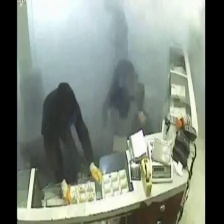
#> input picture img_331.jpg, 224 x 224 px
$ python -i fall.py   (imports and definitions only)
#> lines starting #> are read from the running program, lines starting #| are printed output that depends on the picture; after the words box and inside, x2 and y2 are one past the last pixel; in counts of white or black regions, pixels touching at a corner belong together
# Imports the Google Cloud client library and streaming libraries
import io
import os
import cv2
import math
import time

import imutils
from imutils.object_detection import non_max_suppression
from imutils import paths

import tkinter as tk
from tkinter import filedialog
from tkinter import messagebox
from tkinter import *

from google.cloud import vision
from google.cloud.vision import types

import numpy as np
import tensorflow as tf

fgbg = cv2.createBackgroundSubtractorMOG2()
j = 0

# Opencv pre-trained SVM with HOG people features

# HOGCV = cv2.HOGDescriptor()
# HOGCV.setSVMDetector(cv2.HOGDescriptor_getDefaultPeopleDetector())

HOGCV = cv2.HOGDescriptor()
# [1 line not run here, left out]

class Alarms :
    def Fire():
        print('ALERT ! There is a fire in the kitchen. Please Check it out. ')
    def Fall():
        print('ALERT ! The person has fallen. Please check it out. ')
    def Object():
        print('ALERT ! There is something unsual on the floor, watch your step . ')

#detecting fall
def fall_detector(frame):

    gray = cv2.cvtColor(frame, cv2.COLOR_BGR2GRAY)
    fgmask = fgbg.apply(gray)

    #Find contours
    contours,_  = cv2.findContours(fgmask, cv2.RETR_TREE, cv2.CHAIN_APPROX_SIMPLE)

    if contours:
        areas = []

        for contour in contours:
            ar = cv2.contourArea(contour)
            areas.append(ar)

        max_area = max(areas or [0])

        max_area_index = areas.index(max_area)

        cnt = contours[max_area_index]

        M = cv2.moments(cnt)

        x, y, w, h = cv2.boundingRect(cnt)

        cv2.drawContours(fgmask, [cnt], 0, (255,255,255), 3, maxLevel = 0)

        if h < w:
            # j += 1
            cv2.rectangle(frame,(x,y),(x+w,y+h),(0,0,255),2)
            cv2.imshow('Fall detected', frame)
            cv2.waitKey(150)
            return True

        # if j > 10:
        #     #print "FALL"
        #     #cv2.putText(fgmask, 'FALL', (x, y), cv2.FONT_HERSHEY_TRIPLEX, 0.5, (255,255,255), 2)
        #     cv2.rectangle(frame,(x,y),(x+w,y+h),(0,0,255),2)
        #     Alarms.Fall()

        if h > w:
            # j = 0
            cv2.rectangle(frame,(x,y),(x+w,y+h),(0,255,0),2)
            cv2.imshow('person seems to be alright. ', frame)
            cv2.waitKey(50)
            return False

#detecting the persons present in the room.

def person_detector(image):
    print('checking if there\'s someone in the room ............')
    # retruns the reactangle array highlithing the location of person in given image.
    orig = image.copy()
    (rects, weights) = HOGCV.detectMultiScale(image, winStride=(4, 4), padding=(8, 8), scale=1.05)

    for (x, y, w, h) in rects:
        cv2.rectangle(orig, (x, y), (x + w, y + h), (0, 0, 255), 2)

    rects = np.array([[x, y, x + w, y + h] for (x, y, w, h) in rects])
    result = non_max_suppression(rects, probs=None, overlapThresh=0.65)
    if len(result)==0 :
        print('There\'s no person in the image. ')
    else:
        print('There are '+str(len(result))+' persons in the image.')
    return result

#marking the persons present in the room.
def mark_person(image, pick):
    print('we are here. ')
    for (xA, yA, xB, yB) in pick:
        cv2.rectangle(image, (xA, yA), (xB, yB), (255,255,0), 2)
    cv2.imshow("Persons in Image : ", image)
    return

# detecting fire in a frame using image processing
def FIF_IP(frame):
    #returns True or False based on whether there's fire or not. It will also output live frame after and before processing.
    blur = cv2.GaussianBlur(frame, (21, 21), 0)
    hsv = cv2.cvtColor(blur, cv2.COLOR_BGR2HSV)

    lower = [18, 50, 50]
    upper = [35, 255, 255]

    lower = np.array(lower, dtype="uint8")
    upper = np.array(upper, dtype="uint8")
    mask = cv2.inRange(hsv, lower, upper)

    output = cv2.bitwise_and(frame, hsv, mask=mask)
    no_red = cv2.countNonZero(mask)

    prob_of_fire = (int(no_red) * 100)/40000

    cv2.putText(img=output, text='Chances of fire : '+str(prob_of_fire)+' % ' , org=(10, 100), fontFace=cv2.FONT_HERSHEY_SIMPLEX, fontScale=1, color=(255, 255, 0))

    # cv2.imshow("Live Video : ", frame)

    # cv2.imshow("Probabilty of fire : ", output)
    cv2.imshow("Pixels with Fire like properties : " , output)
    # cv2.putText(img, prob_of_fire, (x, h), cv2.FONT_HERSHEY_SIMPLEX, 1.0, (255, 255, 255), lineType=cv2.LINE_AA)
    #print("output:", frame)
    #print(int(no_red))

    if cv2.waitKey(1) & 0xFF == ord('q'):
        cv2.destroyAllWindows()
        return False

    if int(no_red) > 20000:
        print ('Fire detected in this image. ')
        return True

    print('There are '+str(prob_of_fire)+' %  chances of fire in this frame. ')

    return False


def FIF_ML(frame):
    # retrun True or False based on whether the ML algo detects fire in image or not.
    return True

def fire_in_image():

    print('You are in option to detect fire in an image.')
    file_path = filedialog.askopenfilename()
#> the answer given: img_331.jpg
    content = cv2.imread(file_path)
#> content is the input picture: shape (224, 224, 3); mean B, G, R 123.3, 133.1, 124.1
    image = content.copy()
    content = imutils.resize(content, width=min(400, content.shape[1]))
    cv2.imshow("Original Image : ", content)

    persons_in_room = person_detector(content)
#> in person_detector, `(rects, weights) = HOGCV.detectMultiScale(image, winStride=(4, 4), pad..`: rects = ()
#> in person_detector, `rects = np.array([[x, y, x + w, y + h] for (x, y, w, h) in rects])`: rects = empty array
#> in person_detector, `result = non_max_suppression(rects, probs=None, overlapThresh=0.65)`: result = []
#> persons_in_room = []
    # persons_in_room = person_detector_temp(frame)

    mark_person(content, persons_in_room)
    cv2.waitKey(600)

    leftFrame = tk.Tk()

    label4 = Label(leftFrame, text="Number of Persons in the Image : "+str(len(persons_in_room)), fg="Green", font=('Verdana', 15, 'bold'))
    label4.pack()

    label7 = Label(leftFrame, text="Checking if the person has fallen or not . ... ", fg="Green", font=('Verdana', 15, 'bold'))
    label7.pack()

    if (fall_detector(image)):
#> in fall_detector, `gray = cv2.cvtColor(frame, cv2.COLOR_BGR2GRAY)`:
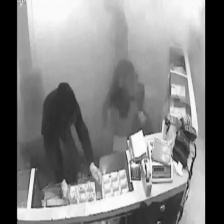
#> gray: shape (224, 224); min 0, max 255, mean 129.3
#> in fall_detector, `fgmask = fgbg.apply(gray)`:
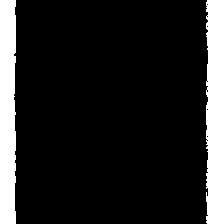
#> fgmask: shape (224, 224); values 127 (black) and 255 (white), 14.5% white; 2 white regions, box (x1, y1, x2, y2) and area: (206, 0, 224, 224) 3838, (0, 0, 16, 224) 3461
#> in fall_detector, `contours,_  = cv2.findContours(fgmask, cv2.RETR_TREE, cv2.CHAIN_APPROX..`: contours = [[[0, 0], [0, 223], [223, 223], [223, 0]]]
#> the loop in fall_detector, `for contour in contours:` made 1 pass
#> (contour, ar) on pass 1: ([[0, 0], [0, 223], [223, 223], [223, 0]], 49729)
#> after the loop in fall_detector, `for contour in contours:`: areas = [49729]
#> in fall_detector, `max_area = max(areas or [0])`: max_area = 49729
#> in fall_detector, `max_area_index = areas.index(max_area)`: max_area_index = 0
#> in fall_detector, `cnt = contours[max_area_index]`: cnt = [[0, 0], [0, 223], [223, 223], [223, 0]]
#> in fall_detector, `M = cv2.moments(cnt)`: M = moments, m00 49729, centre m10/m00, m01/m00 = (111.5, 111.5)
#> in fall_detector, `x, y, w, h = cv2.boundingRect(cnt)`: x = 0; w = 224
#> in fall_detector, `cv2.drawContours(fgmask, [cnt], 0, (255,255,255), 3, maxLevel = 0)`:
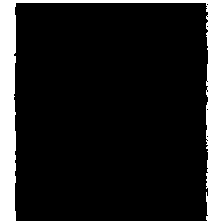
#> fgmask: shape (224, 224); values 127 (black) and 255 (white), 16.8% white; 1 white region, box (x1, y1, x2, y2) and area: (0, 0, 224, 224) 8442
    	label8 = Label(leftFrame, text="The person might have fallen ... ", fg="Green", font=('Verdana', 15, 'bold'))
    	label8.pack()

    else :
    	label7 = Label(leftFrame, text="Person seems to be doing alright. ", fg="Green", font=('Verdana', 15, 'bold'))
    	label7.pack()

    if (FIF_IP(content)):

#> in FIF_IP, `blur = cv2.GaussianBlur(frame, (21, 21), 0)`:
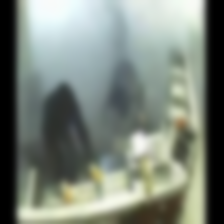
#> blur: shape (224, 224, 3); mean B, G, R 123.3, 133.1, 124.1
#> in FIF_IP, `hsv = cv2.cvtColor(blur, cv2.COLOR_BGR2HSV)`: hsv: shape (224, 224, 3); mean H, S, V 57.6, 29.9, 133.9
#> in FIF_IP, `mask = cv2.inRange(hsv, lower, upper)`:
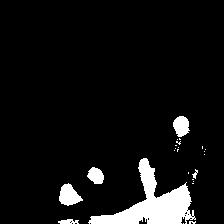
#> mask: shape (224, 224); 7% white; 24 white regions (18 under 20 px), largest, box (x1, y1, x2, y2) and area: (88, 158, 196, 224) 2559, (59, 183, 83, 206) 343, (173, 116, 190, 137) 260, (87, 167, 104, 184) 207, (58, 219, 79, 224) 75, (192, 169, 198, 179) 26
#> in FIF_IP, `output = cv2.bitwise_and(frame, hsv, mask=mask)`:
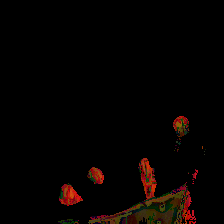
#> output: shape (224, 224, 3); mean B, G, R 1, 2.4, 6.1
#> in FIF_IP, `no_red = cv2.countNonZero(mask)`: no_red = 3522
#> in FIF_IP, `prob_of_fire = (int(no_red) * 100)/40000`: prob_of_fire = 8.8
#> in FIF_IP, `cv2.putText(img=output, text='Chances of fire : '+str(prob_of_fire)+' ..`:
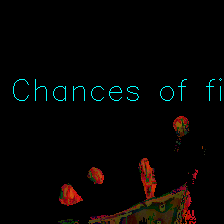
#> output: shape (224, 224, 3); 0.82% of pixels changed, all inside (x1, y1, x2, y2) = (13, 78, 222, 101)
#> (key q is pressed here)
        label4 = Label(leftFrame, text="The Image Processing algorithm shows positive signs of Fire.\n lets run the ML algo.  ", fg="Green", font=('Verdana', 15, 'bold'))
        label4.pack()

        if (FIF_ML(content)):
            label5 = Label(leftFrame, text="The ML algorithm also shows positive signs of Fire.\n There is fire in given image.", fg="Green", font=('Verdana', 15, 'bold'))
            label5.pack()
            Alarms.Fire()
            return
        else:
            label5 = Label(leftFrame, text="The ML algorithm also shows negative signs of Fire.\n The Image Processing algo created a false alarm .", fg="Green", font=('Verdana', 15, 'bold'))
            label5.pack()
            return

    label6 = Label(leftFrame, text="The Image Processing algorithm shows negative signs of Fire.\n There is no fire in given image.  ", fg="Green", font=('Verdana', 15, 'bold'))
    label6.pack()

    return

# [160 lines left out: functions fire_in_video, fire_in_footage, not called in this run]

# deploy GUI
# [30 lines not run here, left out]

>>> result = fire_in_image()
